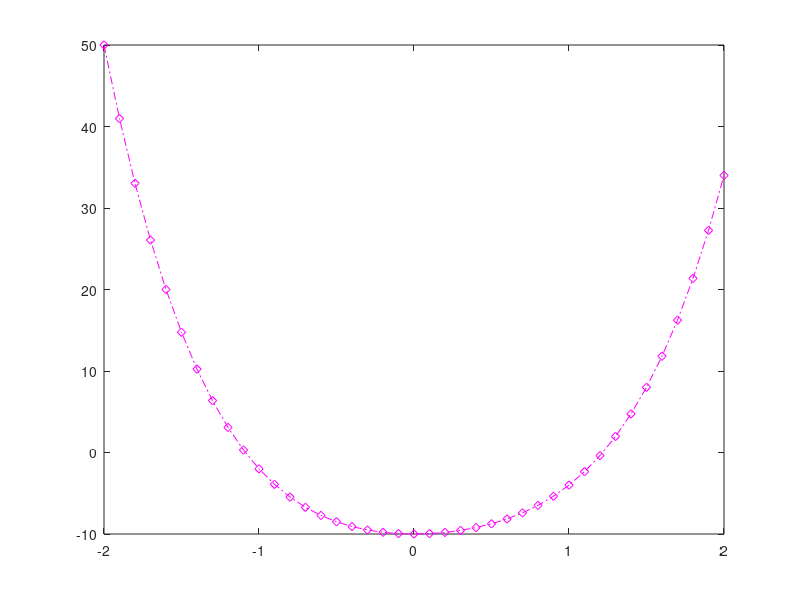
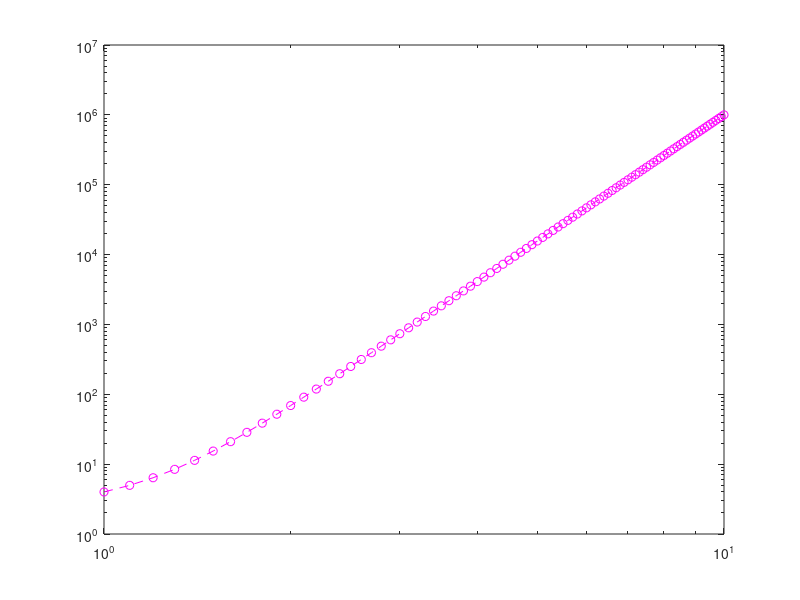
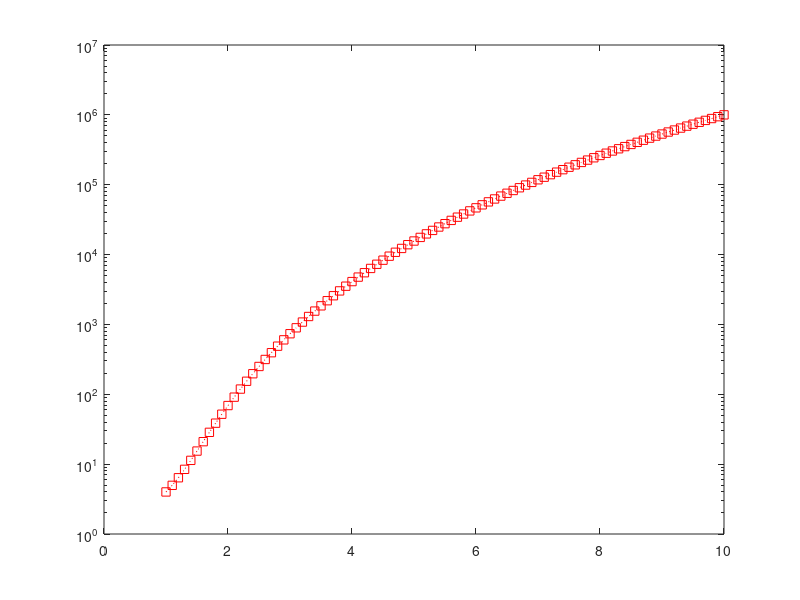

Reproduce these figures in MATLAB, in order. (Note: this script raises an error after producing the figures.)
x=-2:0.1:2;
%a fost creat vectorul abscisa x ale carui elemente apartin intervalului [-2;2]

y=2*x.^4-x.^3+5*x.^2-10;
%a fost creat vectorul ordonata y prin efectuarea formulei pentru fiecare element din vectorul x,y avand acelasi numar de elemente ca x

h1=figure;
%se creaza o noua fereastra figura al carei identificator este retinut in variabila h1

plot(x,y,'g-');
%reprezentarea grafica a functiei in coordonate liniare cu o linie continua,de culoare verde,fara marcatori

plot(x,y,'c:.');
%reprezentarea grafica a functiei in coordonate liniare cu o linie punctata,de culoare albastru-deschis,cu marcatori de tipul punct

plot(x,y,'k--^');
%reprezentarea grafica a functiei in coordonate liniare cu o linie intrerupta,neagra,cu marcatori de tipul triunghi isoscel cu varful in sus

plot(x,y,'m-.d');
%reprezentarea grafica a functiei in coordonate liniare cu linie de tipul linie-punct,de culoare mov,cu marcatori de tipul diamant

figure;
%se creaza o noua fereastra figura

x1=1:0.1:10;
%a fost creat vectorul abscisa x ale carui elemente apartin intervalului [1;10]

y1=x1.^6+2*x1+1;
%a fost creat vectorul ordonata y1 prin efectuarea formulei pentru fiecare element din vectorul x1,y1 avand acealsi numar de elemente ca x1

h2=loglog(x1,y1,'m--o');
%reprezentarea grafica in coordonate logaritmice a functiei cu o linie intrerupta,de culoare mov,cu marcatori de tipul cerc si salvarea indentificatorului in variabila h2

figure;
%se creaza o noua fereastra figura

semilogx(x1,y1,'b:*');
%reprezentarea grafica a functiei in coordonate semilogaritmice dupa axa x cu linie punctata,de culoare albastra,cu marcatori de tipul asterics

h3=semilogy(x1,y1,'r:s');
%reprezentarea grafica a functiei in coordonate semilogaritmice dupa axa y cu linie punctata,rosie,cu marcatori de tipul patrat si salvarea identificatorului in variabila h3

figure(h1);
%se face curenta figura a carei identificator este h1

set(h1,'Color','b','LineWidth',3,'Marker','o');
%pentru figura al carei identificator este h1 culoarea liniei a fost schimbata in albastru,grosimea liniei a fost facuta 4 si a fost adaugat marker de tipul cerc

figure(h2);
%se face curenta figura a carei identificator este h2

set(h2,'LineStyle','-','MarkerSize',3,'MarkerEdgeColor','r');
%pentru figura al carei identificator este h2 schimba linia din intrerupta in continua,modifica dimensiunea marcatorului in 3 si stabileste culoarea de contur a marcatorului in rosu

figure(h3);
%se face curenta figura a carei identificator este h3

set(h3,'Marker','x','MarkerEdgeColor','b','MarkerFaceColor','g');
%pentru figura al carei identificator este h3 tipul marcatorului este schimbat in x,culoarea de contur a marcatorului se face albastru,culoarea interioara a marcatorului se face verde